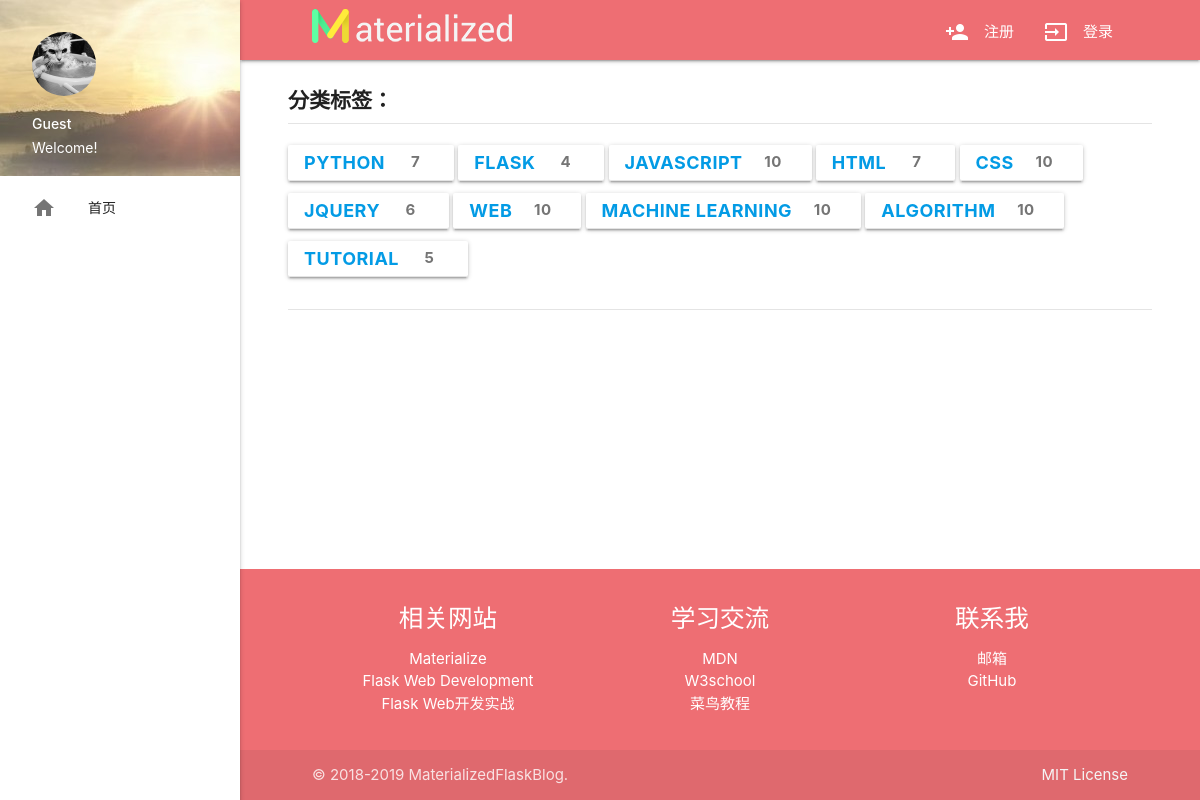
Page /tag on the earlier database version.
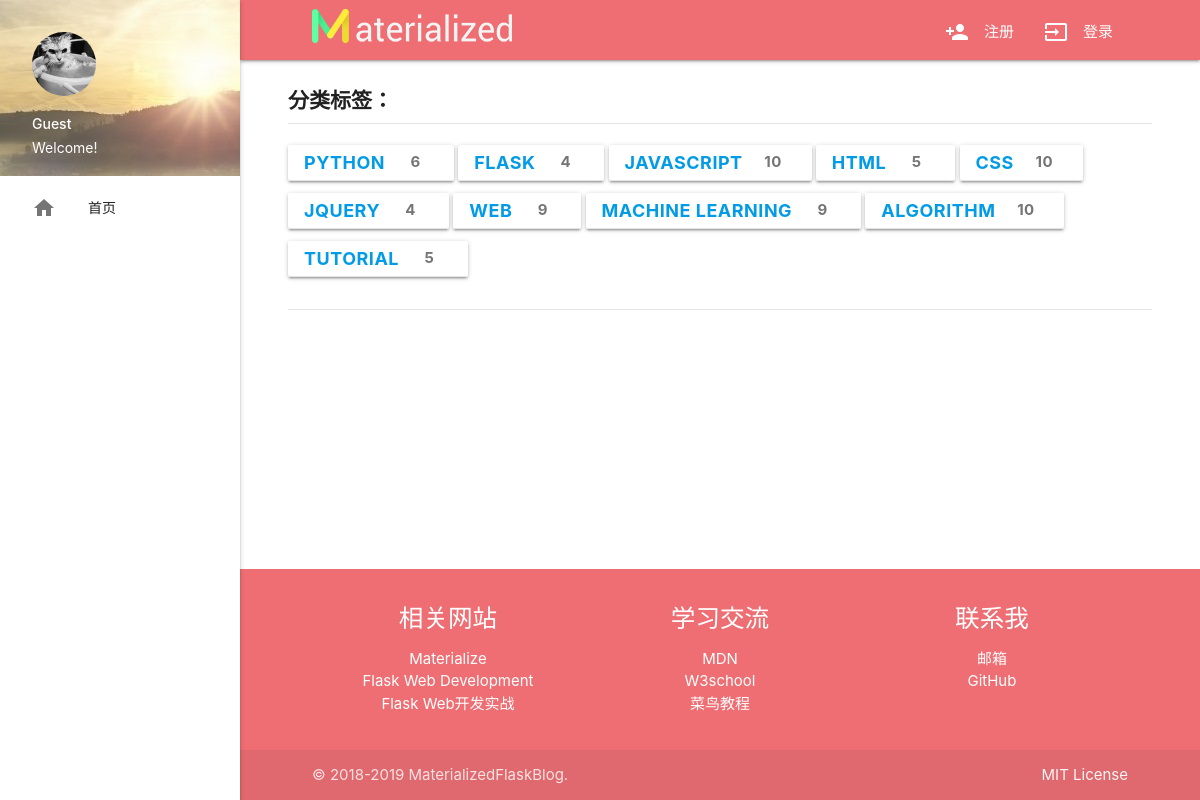
Same page on the later database version.
### app/models.py (models this page shows, shortened)
class Tag(db.Model):
    __tablename__ = 'tags'
    id = db.Column(db.Integer, primary_key=True)
    name = db.Column(db.String(64))
    rank = db.Column(db.Integer, default=0)

### app/main/views.py (the view, shortened to what this page needs)
@main.route('/tag')
@main.route('/tag/<string:tagname>')
def tag(tagname=None):
    taglist = Tag.query.all()
    pagination = None
    posts = None
    return render_template('tag.html', taglist=taglist, tagname=tagname, posts=posts, pagination=pagination)

### app/auth/views.py (called while the page is built)
@auth.before_app_request
def before_request():
    if current_user.is_authenticated:
        current_user.ping()
        if not current_user.confirmed \
                and request.endpoint \
                and request.blueprint != 'auth'\
                and request.endpoint != 'static':
            return redirect(url_for('auth.unconfirmed'))

### app/main/__init__.py (called while the page is built)
@main.app_context_processor
def inject_permissions():
    return dict(Permission=Permission)

### app/templates/tag.html (shortened to what this page needs)
{% extends "base.html" %}
{% import "_macros.html" as macros %}
{% block content %}
<main>
    <div class="row tag-list">
        <p>分类标签：</p>
        {% for tag in taglist %}
        <div class="btn {% if tag.name==tagname %}red lighten-2{% else %}transparent{% endif %}">
            <a href="{{ url_for('.tag', tagname=tag.name) }}">{{ tag.name }}
                <span class="badge">{{ tag.posts.count() }}</span></a>
        </div>
        {% endfor %}
    </div>
</main>
{% endblock %}

### app/templates/base.html (shortened to what this page needs)
{% block doc -%}
<!DOCTYPE html>
<html{% block html_attribs %}{% endblock html_attribs %}>
{%- block html %}
    <head>
    {%- block head %}
    {%- block styles %}
    <link href="{{ url_for('static', filename='css/materialize.css') }}" rel="stylesheet">
    <link rel="stylesheet" type="text/css" href="{{ url_for('static', filename='css/styles.css') }}">
    {%- endblock styles %}
    {%- endblock head %}
    </head>
<body{% block body_attribs %}{% endblock body_attribs %}>
{% block body -%}
    {% block navbar %}
    <header>
        <nav class="top-nav">
            <div class="container">
                <div class="nav-wrapper">
                    <a href="{{ url_for('main.index') }}" class="brand-logo">
                        <img src="{{ url_for('static', filename='images/materialize-logo.png') }}" alt="MaterializedFlask">
                    </a>
                    <ul class="right hide-on-med-and-down">
                        {% if current_user.is_authenticated %}
                        <li><a href="{{ url_for('main.user', username=current_user.username) }}"><i class="material-icons">face</i></a></li>
                        <li><a class="dropdown-trigger" href="" data-target="dropdown1"><i class="material-icons">settings</i></a></li>
                        {% else %}
                        <li><a href="{{ url_for('auth.register') }}"><i class="material-icons left">person_add</i>注册</a></li>
                        <li><a href="{{ url_for('auth.login') }}"><i class="material-icons left">input</i>登录</a></li>
                        {% endif %}
                    </ul>
                </div>
            </div>
        </nav>
        <ul class="sidenav sidenav-fixed">
            <li>
                <div class="user-view">
                    <div class="background">
                        <img src="{{ url_for('static', filename='images/bg.jpg') }}" alt="MaterializedFlask">
                    </div>
                    {% if current_user.is_authenticated %}
                    <a href="#"><img class="circle" src="{{ current_user.gravatar(size=120) }}"></a>
                    <a href="#"><span class="flow-text name">{{ current_user.username }}</span></a>
                    <a href="#"><span class="flow-text email">{{ current_user.role.name }}</span></a>
                    {% else %}
                    <a href="#"><img class="circle" src="{{ url_for('static', filename='images/profile-128.png') }}"></a>
                    <a href="#"><span class="white-text name">Guest</span></a>
                    <a href="#"><span class="white-text email">Welcome!</span></a>
                    {% endif %}
                </div>
            </li>
            <li class="bold"><a href="{{ url_for('main.index') }}"><i class="material-icons">home</i>首页</a></li>
        </ul>
    </header>
    {%- endblock navbar %}
    {% block content -%}
    {%- endblock content %}
    {% block footer %}
    <footer class="page-footer">
        <div class="container">
            <div class="row">
                <div class="col l4 s12 center">
                    <h5 class="white-text">相关网站</h5>
                    <ul>
                        <li><a class="white-text" target="_blank" href="https://materializecss.com/">Materialize</a></li>
                        <li><a class="white-text" target="_blank" href="https://github.com/miguelgrinberg/flasky">Flask Web Development</a></li>
                        <li><a class="white-text" target="_blank" href="https://github.com/greyli/todoism">Flask Web开发实战</a></li>
                    </ul>
                </div>
                <div class="col l4 s12 center">
                    <h5 class="white-text">学习交流</h5>
                    <ul>
                        <li><a class="white-text" target="_blank" href="https://developer.mozilla.org/zh-CN/docs/Web">MDN</a></li>
                        <li><a class="white-text" target="_blank" href="http://www.w3school.com.cn/">W3school</a></li>
                        <li><a class="white-text" target="_blank" href=" https://www.runoob.com/">菜鸟教程</a></li>
                    </ul>
                </div>
                <div class="col l4 s12 center" style="overflow: hidden;">
                    <h5 class="white-text">联系我</h5>
                    <ul>
                        <li><a class="white-text" target="_blank" href="mailto:yangwen11514@sina.cn">邮箱</a></li>
                        <li><a class="white-text" target="_blank" href="https://github.com/YangBin1729">GitHub</a></li>
                    </ul>
                </div>
            </div>
        </div>
        <div class="footer-copyright">
            <div class="container">
                © 2018-2019 MaterializedFlaskBlog.
                <a class="grey-text text-lighten-4 right" href="https://github.com/YangBin1729/MaterializedFlaskBlog">MIT License</a>
            </div>
        </div>
    </footer>
    {% endblock %}
{%- endblock body %}
</body>
{%- endblock html %}
</html>
{% endblock doc -%}

### app/static/css/styles.css (style rules this page uses)
header, main, footer { padding-left: 240px; }
.container { width: 85%; }
.top-nav { height: 60px; }
.sidenav { width: 240px; }
body { display: flex; min-height: 100vh; flex-direction: column; }
main { flex: 1 0 auto; }
div.tag-list { width: 90%; margin-top: 20px; padding-bottom: 20px; border-bottom: 1px solid #e4e4e4; }
div.tag-list p { border-bottom: 1px solid #e4e4e4; padding-bottom: 6px; font-size: 1.4em; font-weight: bold; }
div.tag-list .btn { border-bottom: 1px solid #e4e4e4; font-size: 1.2em; font-weight: bold; margin-bottom: 12px; }
div.tag-list span.badge { margin-top: 6.5px; margin-left: 8px ; }

Differences in the rows shown:
changed Tag "PYTHON": posts.count "7" → "6"
changed Tag "HTML": posts.count "7" → "5"
changed Tag "JQUERY": posts.count "6" → "4"
changed Tag "WEB": posts.count "10" → "9"
changed Tag "MACHINE LEARNING": posts.count "10" → "9"
